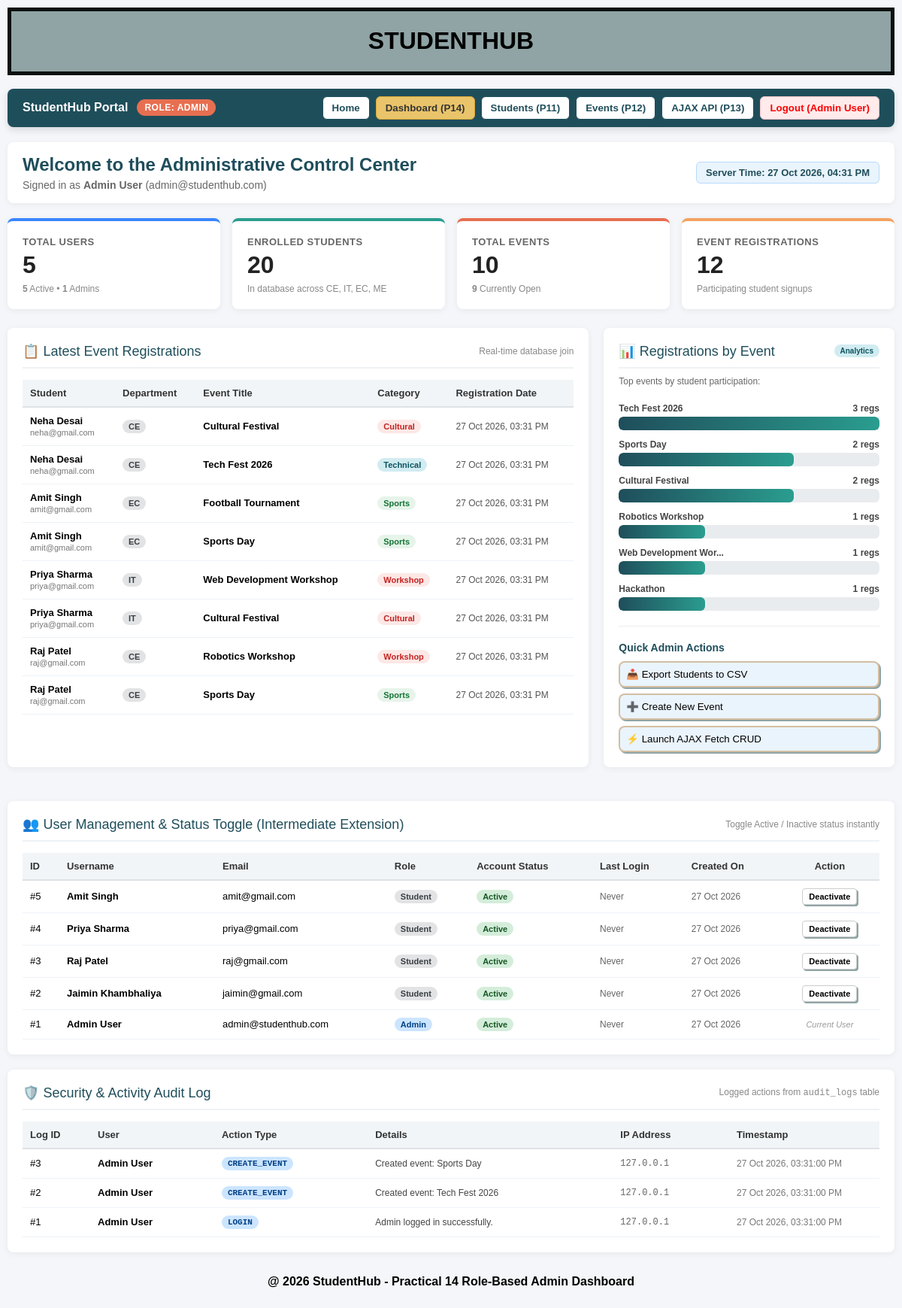
The page /practical14_dashboard.php (signed in) on the database its author committed.
### tables this page shows
CREATE TABLE IF NOT EXISTS registrations (
    id INT AUTO_INCREMENT PRIMARY KEY,
    student_id INT NOT NULL,
    event_id INT NOT NULL,
    registered_at TIMESTAMP DEFAULT CURRENT_TIMESTAMP,
    FOREIGN KEY (student_id) REFERENCES students(id) ON DELETE CASCADE,
    FOREIGN KEY (event_id) REFERENCES events(id) ON DELETE CASCADE,
    UNIQUE KEY unique_registration (student_id, event_id)
);

CREATE TABLE IF NOT EXISTS students (
    id INT AUTO_INCREMENT PRIMARY KEY,
    fullname VARCHAR(100) NOT NULL,
    email VARCHAR(150) NOT NULL UNIQUE,
    phone VARCHAR(15) NOT NULL,
    course VARCHAR(100) NOT NULL,
    year INT NOT NULL,
    gender ENUM('Male', 'Female', 'Other') NOT NULL,
    address TEXT,
    status ENUM('active', 'deleted') NOT NULL DEFAULT 'active',
    created_at TIMESTAMP DEFAULT CURRENT_TIMESTAMP,
    updated_at TIMESTAMP DEFAULT CURRENT_TIMESTAMP ON UPDATE CURRENT_TIMESTAMP
);

CREATE TABLE IF NOT EXISTS events (
    id INT AUTO_INCREMENT PRIMARY KEY,
    title VARCHAR(200) NOT NULL,
    description TEXT,
    event_date DATE NOT NULL,
    location VARCHAR(200) NOT NULL,
    category VARCHAR(100) NOT NULL,
    poster VARCHAR(255) DEFAULT NULL,
    event_status ENUM('open', 'closed') NOT NULL DEFAULT 'open',
    created_by INT,
    created_at TIMESTAMP DEFAULT CURRENT_TIMESTAMP,
    updated_at TIMESTAMP DEFAULT CURRENT_TIMESTAMP ON UPDATE CURRENT_TIMESTAMP,
    FOREIGN KEY (created_by) REFERENCES users(id) ON DELETE SET NULL
);

CREATE TABLE IF NOT EXISTS users (
    id INT AUTO_INCREMENT PRIMARY KEY,
    username VARCHAR(100) NOT NULL,
    email VARCHAR(150) NOT NULL UNIQUE,
    password VARCHAR(255) NOT NULL,
    role ENUM('student', 'admin') NOT NULL DEFAULT 'student',
    status ENUM('active', 'inactive') NOT NULL DEFAULT 'active',
    remember_token VARCHAR(255) DEFAULT NULL,
    last_login DATETIME DEFAULT NULL,
    created_at TIMESTAMP DEFAULT CURRENT_TIMESTAMP,
    updated_at TIMESTAMP DEFAULT CURRENT_TIMESTAMP ON UPDATE CURRENT_TIMESTAMP
);

CREATE TABLE IF NOT EXISTS audit_logs (
    id INT AUTO_INCREMENT PRIMARY KEY,
    user_id INT,
    action VARCHAR(200) NOT NULL,
    details TEXT,
    ip_address VARCHAR(45),
    created_at TIMESTAMP DEFAULT CURRENT_TIMESTAMP,
    FOREIGN KEY (user_id) REFERENCES users(id) ON DELETE SET NULL
);

### practical14_dashboard.php (the view, shortened to what the rows shown need)
<?php
require_once 'db.php';
$latestRegQuery = "SELECT r.id, r.registered_at,
                          s.fullname AS student_name, s.email AS student_email, s.course,
                          e.title AS event_title, e.event_date, e.category
                   FROM registrations r
                   JOIN students s ON r.student_id = s.id
                   JOIN events e ON r.event_id = e.id
                   ORDER BY r.id DESC LIMIT 8";
$latestRegs = $conn->query($latestRegQuery);
$usersQuery = "SELECT id, username, email, role, status, last_login, created_at
               FROM users
               ORDER BY id DESC LIMIT 10";
$recentUsers = $conn->query($usersQuery);
$auditQuery = "SELECT a.id, a.action, a.details, a.ip_address, a.created_at, u.username
               FROM audit_logs a
               LEFT JOIN users u ON a.user_id = u.id
               ORDER BY a.id DESC LIMIT 10";
$auditLogs = $conn->query($auditQuery);
?>
<!DOCTYPE html>
<html lang="en">
<head>
    <link rel="stylesheet" href="style.css">
</head>
<body>
    <div id="header">
        <h1 align="center">STUDENTHUB</h1>
    </div>
    <br>
    <div class="dashboard-container">
        <div style="background:white; padding:16px 20px; border-radius:8px; margin-bottom:20px; box-shadow:0 2px 8px rgba(0,0,0,0.05); display:flex; justify-content:space-between; align-items:center; flex-wrap:wrap; gap:10px;">
            <div>
                <h2 style="margin:0; color:#1f4e5b;">Welcome to the Administrative Control Center</h2>
            </div>
        </div>
        <div class="panels-grid">
            <div class="panel">
                <div style="overflow-x:auto;">
                    <table class="dash-table">
                        <thead>
                            <tr>
                                <th>Student</th>
                                <th>Department</th>
                                <th>Event Title</th>
                                <th>Category</th>
                                <th>Registration Date</th>
                            </tr>
                        </thead>
                        <tbody>
                            <?php if ($latestRegs && $latestRegs->num_rows > 0): ?>
                                <?php while ($reg = $latestRegs->fetch_assoc()): ?>
                                    <tr>
                                        <td>
                                            <strong><?php echo htmlspecialchars($reg['student_name']); ?></strong><br>
                                            <span style="font-size:11px; color:#777;"><?php echo htmlspecialchars($reg['student_email']); ?></span>
                                        </td>
                                        <td><span class="tag tag-student"><?php echo htmlspecialchars($reg['course']); ?></span></td>
                                        <td><strong><?php echo htmlspecialchars($reg['event_title']); ?></strong></td>
                                        <td>
                                            <?php
                                                $cat = strtolower($reg['category']);
                                                $catTag = ($cat === 'technical') ? 'tag-tech' : (($cat === 'sports') ? 'tag-sports' : 'tag-cult');
                                            ?>
                                            <span class="tag <?php echo $catTag; ?>"><?php echo htmlspecialchars($reg['category']); ?></span>
                                        </td>
                                        <td style="font-size:12px; color:#555;">
                                            <?php echo date('d M Y, h:i A', strtotime($reg['registered_at'])); ?>
                                        </td>
                                    </tr>
                                <?php endwhile; ?>
                            <?php else: ?>
                                <tr>
                                    <td colspan="5" style="text-align:center; padding:20px; color:#888;">No event registrations found.</td>
                                </tr>
                            <?php endif; ?>
                        </tbody>
                    </table>
                </div>
            </div>
        </div>
        <div class="panel">
            <div style="overflow-x:auto;">
                <table class="dash-table">
                    <thead>
                        <tr>
                            <th>ID</th>
                            <th>Username</th>
                            <th>Email</th>
                            <th>Role</th>
                            <th>Account Status</th>
                            <th>Last Login</th>
                            <th>Created On</th>
                            <th style="text-align:center;">Action</th>
                        </tr>
                    </thead>
                    <tbody>
                        <?php if ($recentUsers && $recentUsers->num_rows > 0): ?>
                            <?php while ($u = $recentUsers->fetch_assoc()): ?>
                                <tr>
                                    <td>#<?php echo $u['id']; ?></td>
                                    <td><strong><?php echo htmlspecialchars($u['username']); ?></strong></td>
                                    <td><?php echo htmlspecialchars($u['email']); ?></td>
                                    <td>
                                        <span class="tag <?php echo ($u['role'] === 'admin') ? 'tag-admin' : 'tag-student'; ?>">
                                            <?php echo ucfirst(htmlspecialchars($u['role'])); ?>
                                        </span>
                                    </td>
                                    <td>
                                        <span class="tag <?php echo ($u['status'] === 'active') ? 'tag-active' : 'tag-inactive'; ?>">
                                            <?php echo ucfirst(htmlspecialchars($u['status'])); ?>
                                        </span>
                                    </td>
                                    <td style="font-size:12px; color:#666;">
                                        <?php echo $u['last_login'] ? date('d M Y, h:i A', strtotime($u['last_login'])) : 'Never'; ?>
                                    </td>
                                    <td style="font-size:12px; color:#666;">
                                        <?php echo date('d M Y', strtotime($u['created_at'])); ?>
                                    </td>
                                    <td style="text-align:center;">
                                        <?php if ($u['id'] == $_SESSION['user_id']): ?>
                                            <span style="font-size:11px; color:#999; font-style:italic;">Current User</span>
                                        <?php else: ?>
                                            <form method="POST" style="display:inline;" onsubmit="return confirm('Change status for <?php echo addslashes(htmlspecialchars($u['username'])); ?>?');">
                                                <button type="submit" class="btn-toggle">
                                                    <?php echo ($u['status'] === 'active') ? 'Deactivate' : 'Activate'; ?>
                                                </button>
                                            </form>
                                        <?php endif; ?>
                                    </td>
                                </tr>
                            <?php endwhile; ?>
                        <?php endif; ?>
                    </tbody>
                </table>
            </div>
        </div>
        <div class="panel">
            <div style="overflow-x:auto;">
                <table class="dash-table">
                    <thead>
                        <tr>
                            <th width="70">Log ID</th>
                            <th>User</th>
                            <th>Action Type</th>
                            <th>Details</th>
                            <th>IP Address</th>
                            <th width="180">Timestamp</th>
                        </tr>
                    </thead>
                    <tbody>
                        <?php if ($auditLogs && $auditLogs->num_rows > 0): ?>
                            <?php while ($log = $auditLogs->fetch_assoc()): ?>
                                <tr>
                                    <td>#<?php echo $log['id']; ?></td>
                                    <td><strong><?php echo htmlspecialchars($log['username'] ?? 'System/Guest'); ?></strong></td>
                                    <td>
                                        <span class="tag tag-admin" style="font-family:monospace;">
                                            <?php echo htmlspecialchars($log['action']); ?>
                                        </span>
                                    </td>
                                    <td style="font-size:12px; color:#444;">
                                        <?php echo htmlspecialchars($log['details']); ?>
                                    </td>
                                    <td style="font-size:12px; font-family:monospace; color:#666;">
                                        <?php echo htmlspecialchars($log['ip_address']); ?>
                                    </td>
                                    <td style="font-size:12px; color:#777;">
                                        <?php echo date('d M Y, h:i:s A', strtotime($log['created_at'])); ?>
                                    </td>
                                </tr>
                            <?php endwhile; ?>
                        <?php else: ?>
                            <tr>
                                <td colspan="6" style="text-align:center; padding:20px; color:#888;">No audit logs recorded yet.</td>
                            </tr>
                        <?php endif; ?>
                    </tbody>
                </table>
            </div>
        </div>
    </div>
</body>
</html>

### rows shown on the page
registrations: student.fullname "Neha Desai", student.email "neha@gmail.com", student.course "CE", event.title "Cultural Festival", event.category "Cultural", registered_at "27 Oct 2026, 03:31 PM"
registrations: student.fullname "Neha Desai", student.email "neha@gmail.com", student.course "CE", event.title "Tech Fest 2026", event.category "Technical", registered_at "27 Oct 2026, 03:31 PM"
registrations: student.fullname "Amit Singh", student.email "amit@gmail.com", student.course "EC", event.title "Football Tournament", event.category "Sports", registered_at "27 Oct 2026, 03:31 PM"
registrations: student.fullname "Amit Singh", student.email "amit@gmail.com", student.course "EC", event.title "Sports Day", event.category "Sports", registered_at "27 Oct 2026, 03:31 PM"
registrations: student.fullname "Priya Sharma", student.email "priya@gmail.com", student.course "IT", event.title "Web Development Workshop", event.category "Workshop", registered_at "27 Oct 2026, 03:31 PM"
registrations: student.fullname "Priya Sharma", student.email "priya@gmail.com", student.course "IT", event.title "Cultural Festival", event.category "Cultural", registered_at "27 Oct 2026, 03:31 PM"
registrations: student.fullname "Raj Patel", student.email "raj@gmail.com", student.course "CE", event.title "Robotics Workshop", event.category "Workshop", registered_at "27 Oct 2026, 03:31 PM"
registrations: student.fullname "Raj Patel", student.email "raj@gmail.com", student.course "CE", event.title "Sports Day", event.category "Sports", registered_at "27 Oct 2026, 03:31 PM"
users: id "5", username "Amit Singh", email "amit@gmail.com", role "Student", status "Active", shows "Never", created_at "27 Oct 2026", shows "Deactivate"
users: id "4", username "Priya Sharma", email "priya@gmail.com", role "Student", status "Active", shows "Never", created_at "27 Oct 2026", shows "Deactivate"
users: id "3", username "Raj Patel", email "raj@gmail.com", role "Student", status "Active", shows "Never", created_at "27 Oct 2026", shows "Deactivate"
users: id "2", username "Jaimin Khambhaliya", email "jaimin@gmail.com", role "Student", status "Active", shows "Never", created_at "27 Oct 2026", shows "Deactivate"
users: id "1", username "Admin User", email "admin@studenthub.com", role "Admin", status "Active", shows "Never", created_at "27 Oct 2026", shows "Current User"
audit_logs: id "3", user.username "Admin User", action "CREATE_EVENT", details "Created event: Sports Day", ip_address "127.0.0.1", created_at "27 Oct 2026, 03:31:00 PM"
audit_logs: id "2", user.username "Admin User", action "CREATE_EVENT", details "Created event: Tech Fest 2026", ip_address "127.0.0.1", created_at "27 Oct 2026, 03:31:00 PM"
audit_logs: id "1", user.username "Admin User", action "LOGIN", details "Admin logged in successfully.", ip_address "127.0.0.1", created_at "27 Oct 2026, 03:31:00 PM"

### other values the page prints
$_SESSION['role'] "ADMIN"
$_SESSION['username'] "Admin User"
$_SESSION['email'] "admin@studenthub.com"
$userData['total'] "5"
$userData['active_count'] "5"
$userData['admin_count'] "1"
$totalStudents "20"
$eventData['total'] "10"
$eventData['open_count'] "9"
$totalRegistrations "12"
mb_strimwidth($chartLabels[$i], 0, 22, '...') "Tech Fest 2026"
$chartValues[$i] "3"
mb_strimwidth($chartLabels[$i], 0, 22, '...') "Sports Day"
$chartValues[$i] "2"
mb_strimwidth($chartLabels[$i], 0, 22, '...') "Cultural Festival"
